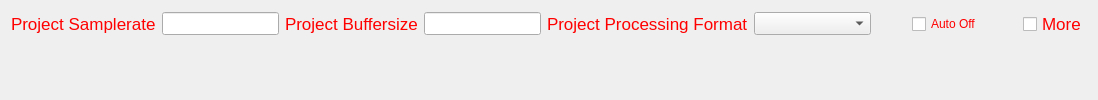
          <widget class="QFrame" name="frame_10">
           <property name="frameShape">
            <enum>QFrame::NoFrame</enum>
           </property>
           <property name="frameShadow">
            <enum>QFrame::Plain</enum>
           </property>
           <layout class="QGridLayout" name="gridLayout_10" columnstretch="1,4,1,4,1,4,1,1,1,1">
            <property name="bottomMargin">
             <number>1</number>
            </property>
            <item row="0" column="8">
             <spacer name="horizontalSpacer">
              <property name="orientation">
               <enum>Qt::Horizontal</enum>
              </property>
              <property name="sizeHint" stdset="0">
               <size>
                <width>40</width>
                <height>20</height>
               </size>
              </property>
             </spacer>
            </item>
            <item row="0" column="4">
             <widget class="QLabel" name="label_9">
              <property name="palette">
               <palette>
                <active>
                 <colorrole role="WindowText">
                  <brush brushstyle="SolidPattern">
                   <color alpha="255">
                    <red>255</red>
                    <green>0</green>
                    <blue>0</blue>
                   </color>
                  </brush>
                 </colorrole>
                </active>
                <inactive>
                 <colorrole role="WindowText">
                  <brush brushstyle="SolidPattern">
                   <color alpha="255">
                    <red>255</red>
                    <green>0</green>
                    <blue>0</blue>
                   </color>
                  </brush>
                 </colorrole>
                </inactive>
                <disabled>
                 <colorrole role="WindowText">
                  <brush brushstyle="SolidPattern">
                   <color alpha="255">
                    <red>120</red>
                    <green>120</green>
                    <blue>120</blue>
                   </color>
                  </brush>
                 </colorrole>
                </disabled>
               </palette>
              </property>
              <property name="font">
               <font>
                <pointsize>13</pointsize>
                <weight>50</weight>
                <bold>false</bold>
               </font>
              </property>
              <property name="text">
               <string>Project Processing Format</string>
              </property>
             </widget>
            </item>
            <item row="0" column="9">
             <widget class="QCheckBox" name="checkBox_showMore">
              <property name="palette">
               <palette>
                <active>
                 <colorrole role="WindowText">
                  <brush brushstyle="SolidPattern">
                   <color alpha="255">
                    <red>255</red>
                    <green>0</green>
                    <blue>0</blue>
                   </color>
                  </brush>
                 </colorrole>
                </active>
                <inactive>
                 <colorrole role="WindowText">
                  <brush brushstyle="SolidPattern">
                   <color alpha="255">
                    <red>255</red>
                    <green>0</green>
                    <blue>0</blue>
                   </color>
                  </brush>
                 </colorrole>
                </inactive>
                <disabled>
                 <colorrole role="WindowText">
                  <brush brushstyle="SolidPattern">
                   <color alpha="255">
                    <red>120</red>
                    <green>120</green>
                    <blue>120</blue>
                   </color>
                  </brush>
                 </colorrole>
                </disabled>
               </palette>
              </property>
              <property name="font">
               <font>
                <pointsize>13</pointsize>
                <weight>50</weight>
                <bold>false</bold>
               </font>
              </property>
              <property name="text">
               <string>More</string>
              </property>
             </widget>
            </item>
            <item row="0" column="2">
             <widget class="QLabel" name="label_8">
              <property name="palette">
               <palette>
                <active>
                 <colorrole role="WindowText">
                  <brush brushstyle="SolidPattern">
                   <color alpha="255">
                    <red>255</red>
                    <green>0</green>
                    <blue>0</blue>
                   </color>
                  </brush>
                 </colorrole>
                </active>
                <inactive>
                 <colorrole role="WindowText">
                  <brush brushstyle="SolidPattern">
                   <color alpha="255">
                    <red>255</red>
                    <green>0</green>
                    <blue>0</blue>
                   </color>
                  </brush>
                 </colorrole>
                </inactive>
                <disabled>
                 <colorrole role="WindowText">
                  <brush brushstyle="SolidPattern">
                   <color alpha="255">
                    <red>120</red>
                    <green>120</green>
                    <blue>120</blue>
                   </color>
                  </brush>
                 </colorrole>
                </disabled>
               </palette>
              </property>
              <property name="font">
               <font>
                <pointsize>13</pointsize>
                <weight>50</weight>
                <bold>false</bold>
               </font>
              </property>
              <property name="text">
               <string>Project Buffersize</string>
              </property>
             </widget>
            </item>
            <item row="0" column="1">
             <widget class="QLineEdit" name="lineEdit_srate">
              <property name="font">
               <font>
                <pointsize>10</pointsize>
                <weight>50</weight>
                <bold>false</bold>
               </font>
              </property>
              <property name="focusPolicy">
               <enum>Qt::ClickFocus</enum>
              </property>
              <property name="alignment">
               <set>Qt::AlignLeading|Qt::AlignLeft|Qt::AlignVCenter</set>
              </property>
             </widget>
            </item>
            <item row="0" column="6">
             <spacer name="horizontalSpacer_2">
              <property name="orientation">
               <enum>Qt::Horizontal</enum>
              </property>
              <property name="sizeHint" stdset="0">
               <size>
                <width>40</width>
                <height>20</height>
               </size>
              </property>
             </spacer>
            </item>
            <item row="0" column="5">
             <widget class="QComboBox" name="comboBox_formats">
              <property name="font">
               <font>
                <pointsize>10</pointsize>
                <weight>50</weight>
                <bold>false</bold>
               </font>
              </property>
             </widget>
            </item>
            <item row="0" column="7">
             <widget class="QCheckBox" name="checkBox_autooff">
              <property name="palette">
               <palette>
                <active>
                 <colorrole role="WindowText">
                  <brush brushstyle="SolidPattern">
                   <color alpha="255">
                    <red>255</red>
                    <green>0</green>
                    <blue>0</blue>
                   </color>
                  </brush>
                 </colorrole>
                </active>
                <inactive>
                 <colorrole role="WindowText">
                  <brush brushstyle="SolidPattern">
                   <color alpha="255">
                    <red>255</red>
                    <green>0</green>
                    <blue>0</blue>
                   </color>
                  </brush>
                 </colorrole>
                </inactive>
                <disabled>
                 <colorrole role="WindowText">
                  <brush brushstyle="SolidPattern">
                   <color alpha="255">
                    <red>120</red>
                    <green>120</green>
                    <blue>120</blue>
                   </color>
                  </brush>
                 </colorrole>
                </disabled>
               </palette>
              </property>
              <property name="text">
               <string>Auto Off</string>
              </property>
             </widget>
            </item>
            <item row="0" column="3">
             <widget class="QLineEdit" name="lineEdit_bsize">
              <property name="font">
               <font>
                <pointsize>10</pointsize>
                <weight>50</weight>
                <bold>false</bold>
               </font>
              </property>
              <property name="focusPolicy">
               <enum>Qt::ClickFocus</enum>
              </property>
              <property name="alignment">
               <set>Qt::AlignLeading|Qt::AlignLeft|Qt::AlignVCenter</set>
              </property>
             </widget>
            </item>
            <item row="0" column="0">
             <widget class="QLabel" name="label_7">
              <property name="palette">
               <palette>
                <active>
                 <colorrole role="WindowText">
                  <brush brushstyle="SolidPattern">
                   <color alpha="255">
                    <red>255</red>
                    <green>0</green>
                    <blue>0</blue>
                   </color>
                  </brush>
                 </colorrole>
                </active>
                <inactive>
                 <colorrole role="WindowText">
                  <brush brushstyle="SolidPattern">
                   <color alpha="255">
                    <red>255</red>
                    <green>0</green>
                    <blue>0</blue>
                   </color>
                  </brush>
                 </colorrole>
                </inactive>
                <disabled>
                 <colorrole role="WindowText">
                  <brush brushstyle="SolidPattern">
                   <color alpha="255">
                    <red>120</red>
                    <green>120</green>
                    <blue>120</blue>
                   </color>
                  </brush>
                 </colorrole>
                </disabled>
               </palette>
              </property>
              <property name="font">
               <font>
                <pointsize>13</pointsize>
                <weight>50</weight>
                <bold>false</bold>
               </font>
              </property>
              <property name="text">
               <string>Project Samplerate</string>
              </property>
             </widget>
            </item>
            <item row="1" column="0" colspan="10">
             <widget class="QFrame" name="frame_insert2">
              <property name="minimumSize">
               <size>
                <width>0</width>
                <height>0</height>
               </size>
              </property>
              <property name="frameShape">
               <enum>QFrame::NoFrame</enum>
              </property>
              <property name="frameShadow">
               <enum>QFrame::Plain</enum>
              </property>
             </widget>
            </item>
           </layout>
          </widget>
